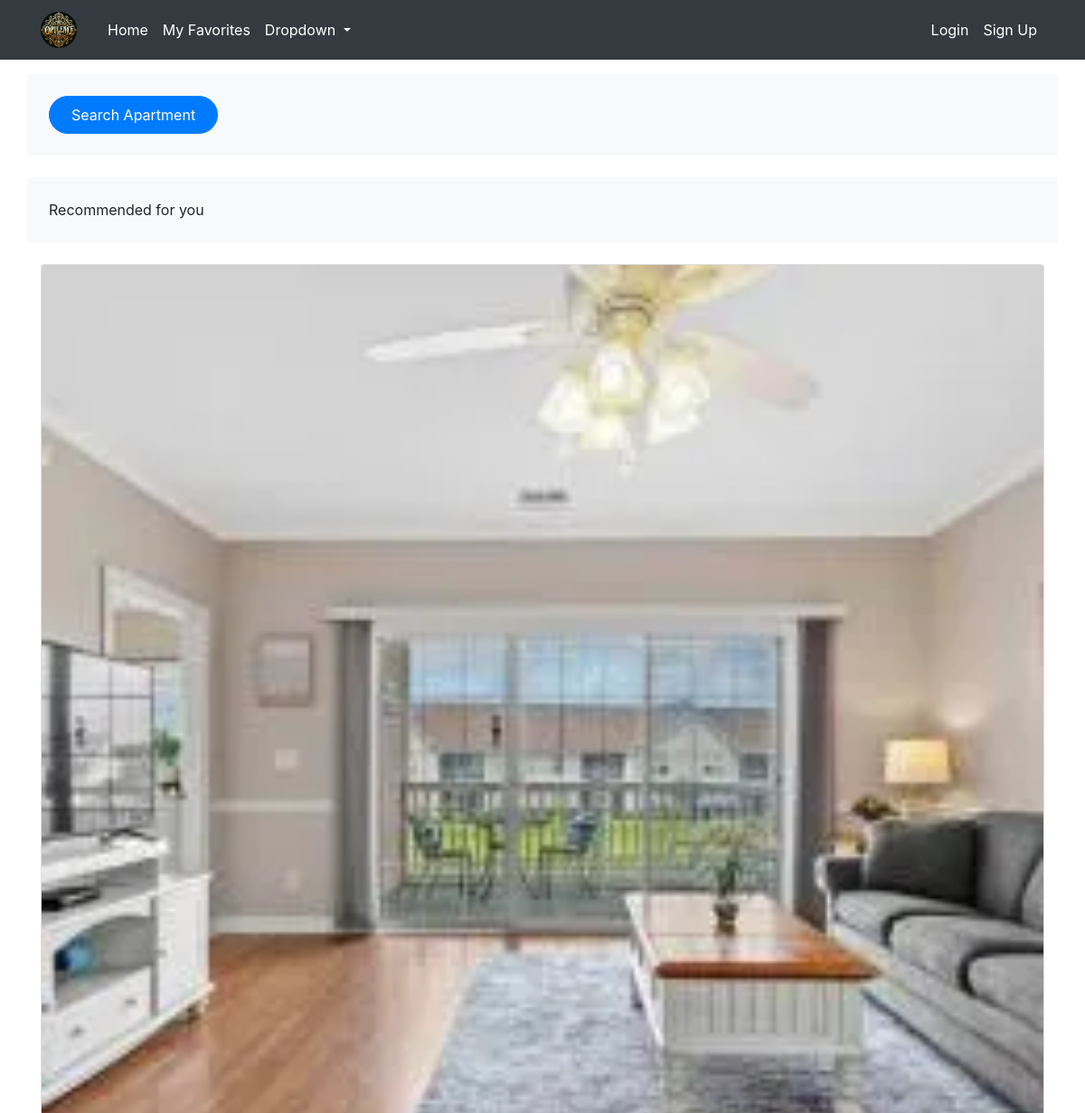
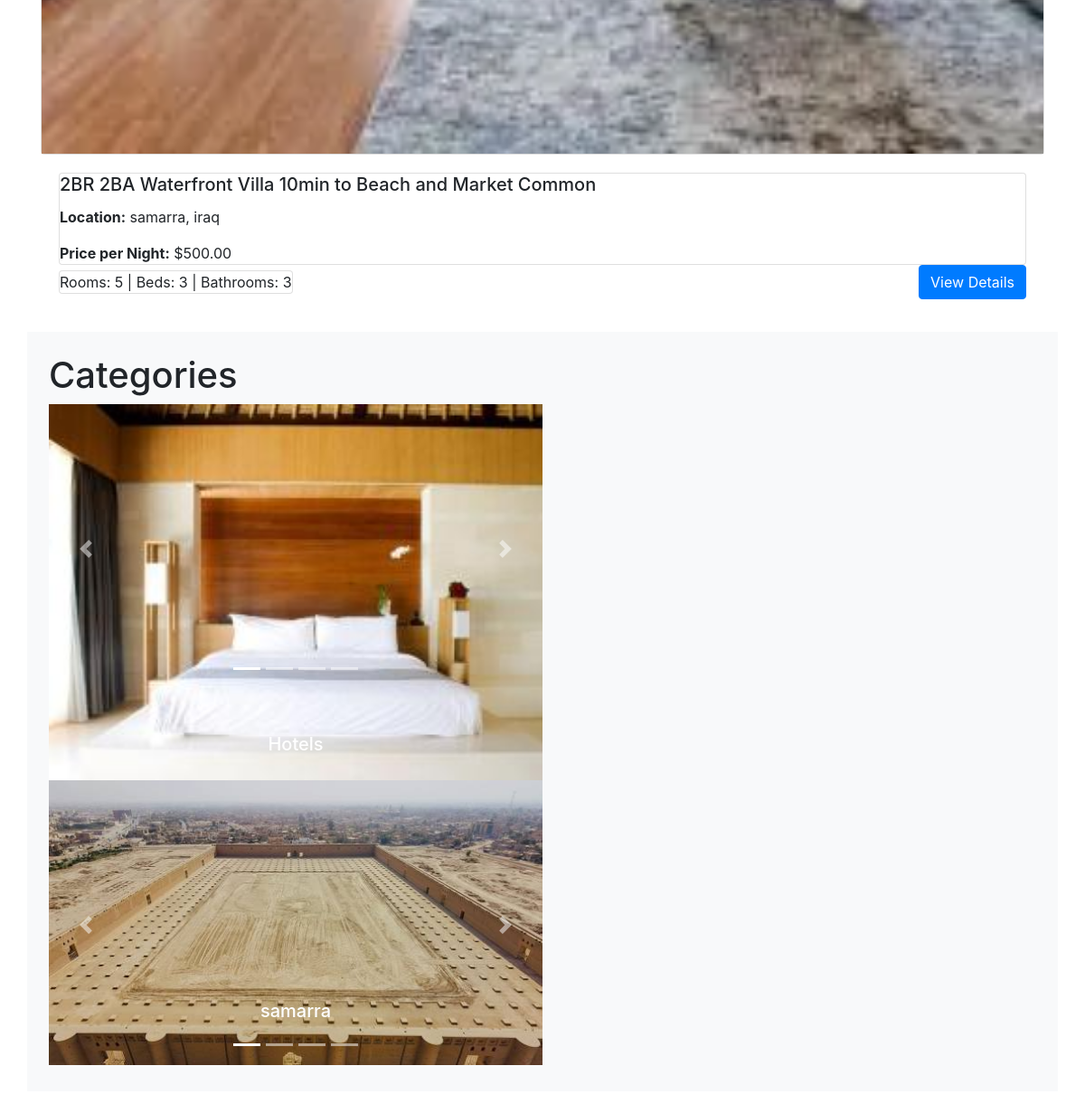
The page / on the database its author committed (2 pictures, top to bottom).
### apartments/models.py (models this page shows, shortened)
class Apartment(models.Model):
    category = models.ForeignKey(Category, on_delete=models.CASCADE)
    country=models.ForeignKey(Country,on_delete=models.SET_NULL,null=True,blank=True)
    city = models.ForeignKey(City, on_delete=models.CASCADE)
    apt_name = models.CharField(max_length=255)
    description = models.TextField()
    cover_image=models.ImageField(upload_to='covers/',null=True)
    district = models.CharField(max_length=30)
    is_active = models.BooleanField(default=True)
    is_booked = models.BooleanField(default=False)
    rooms = models.IntegerField()
    beds = models.IntegerField()
    bath_rooms = models.IntegerField()
    wifi = models.BooleanField(default=False)
    tv = models.BooleanField(default=False)
    price_per_night = models.DecimalField(max_digits=10, decimal_places=2)
    user = models.ForeignKey(settings.AUTH_USER_MODEL, null=True, blank=True, on_delete=models.CASCADE)
    created_at = models.DateTimeField(auto_now_add=True,null=True)
    updated_at = models.DateTimeField(auto_now=True,null=True)

class City(models.Model):
    city_name = models.CharField(max_length=100)
    city_image=models.ImageField(upload_to="cities/",null=True,blank=True)
    postal_code = models.IntegerField()
    country = models.ForeignKey(Country, on_delete=models.CASCADE)
    def __str__(self):
        return self.city_name

class Country(models.Model):
    country_name = models.CharField(max_length=100)
    country_image=models.ImageField(upload_to='countries/', blank=True, null=True)
    def __str__(self):
        return self.country_name

class Category(models.Model):
    category_name = models.CharField(max_length=100, unique=True)
    category_image=models.ImageField(upload_to='categories/',null=True,blank=True)

### apartments/views.py (the view)
# urls.py: path('',views.Index.as_view(),name='index'),
class Index(ListView):
    model = Apartment
    template_name = 'index.html'
    context_object_name = 'apartments'
    def get_context_data(self, **kwargs):
        context = super().get_context_data(**kwargs)
        context["categories"] = Category.objects.all()
        context['cities'] = City.objects.all()
        return context

### templates/index.html (shortened to what this page needs)
{% extends "base.html" %}
{% block content %}
<div class="container bg-light p-4 mt-3 mb-4">
    {% include 'partials/search_bar.html' with cities=cities countries=countries %}
    </div>
{% include "apartment/apartment_list.html" %}
<div class="container bg-light p-4 mt-3 mb-4">
    {% include 'partials/categories.html'%}
    </div>
{% endblock content %}

### templates/apartment/apartment_list.html
<div class="container bg-light p-4 mt-3 mb-4">
    Recommended for you
</div>
<div class="container">
    <div class="row row-cols-1 row-cols-md-2 row-cols-lg-3 g-4">
        {% for apartment in apartments %}
        <div class="col">
            <a href="{% url 'detail' apartment.id %}" class="card text-decoration-none">
                <img  src="{% if apartment.cover_image %}{{ apartment.cover_image.url }}{% else %}placeholder.jpg{% endif %}" class="card-img-top" alt="Apartment Image">
                <div class="card-body">
                    <h5 class="card-title">{{ apartment.apt_name }}</h5>
                    <p class="card-text"><strong>Location:</strong> {{ apartment.city }}, {{ apartment.country }}</p>
                    <p class="card-text"><strong>Price per Night:</strong> ${{ apartment.price_per_night }}</p>
                    <div class="d-flex justify-content-between align-items-center">
                        <p class="card-text">Rooms: {{ apartment.rooms }} | Beds: {{ apartment.beds }} | Bathrooms: {{ apartment.bath_rooms }}</p>
                        <a href="{% url 'detail' apartment.id %}" class="btn btn-primary">View Details</a>
                    </div>
                </div>
            </a>
        </div>
        {% endfor %}
    </div>
</div>

### templates/partials/categories.html (shortened to what this page needs)
{% load static %}
<link rel="stylesheet" href="https://stackpath.bootstrapcdn.com/bootstrap/4.0.0/css/bootstrap.min.css">
<link rel="stylesheet" href="https://stackpath.bootstrapcdn.com/bootstrap/4.0.0/css/bootstrap.min.css">
<h1>Categories</h1>
<div id="carouselExampleIndicators" class="carousel slide" data-ride="carousel">
    <ol class="carousel-indicators">
        {% for category in categories %}
        <li data-target="#carouselExampleIndicators" data-slide-to="{{ forloop.counter0 }}" {% if forloop.first %}class="active"{% endif %}></li>
        {% endfor %}
    </ol>
    <div class="carousel-inner">
        {% for category in categories %}
        <div class="carousel-item {% if forloop.first %}active{% endif %}">
            <a href="{% url 'search_apartments'  %}?category={{category.id}}">
                <img class="d-block w-100" src="{{ category.category_image.url }}" alt="{{ category.category_name }}">
            </a>
            <div class="carousel-caption d-none d-md-block">
                <h5>{{ category.category_name }}</h5>
            </div>
        </div>
        {% endfor %}
    </div>
    <a class="carousel-control-prev" href="#carouselExampleIndicators" role="button" data-slide="prev">
        <span class="carousel-control-prev-icon" aria-hidden="true"></span>
    </a>
    <a class="carousel-control-next" href="#carouselExampleIndicators" role="button" data-slide="next">
        <span class="carousel-control-next-icon" aria-hidden="true"></span>
    </a>
</div>
<h1>Cities</h1>
<p>City: {{ city }}</p>
<div id="carouselExampleIndicatorsCities" class="carousel slide" data-ride="carousel">
    <ol class="carousel-indicators">
        {% for city in cities %}
        <li data-target="#carouselExampleIndicatorsCities" data-slide-to="{{ forloop.counter0 }}" {% if forloop.first %}class="active"{% endif %}></li>
        {% endfor %}
    </ol>
    <div class="carousel-inner">
        {% for city in cities %}
        <div class="carousel-item {% if forloop.first %}active{% endif %}">
            <a href="{% url 'search_apartments'  %}?city_select={{city.city_name}}">
                <img class="d-block w-100" src="{% if city.city_image %}{{ city.city_image.url }}{% endif %}" alt="{{ city.city_name }}">
            </a>
            <div class="carousel-caption d-none d-md-block">
                <h5>{{ city.city_name }}</h5>
            </div>
        </div>
        {% endfor %}
    </div>
    <a class="carousel-control-prev" href="#carouselExampleIndicatorsCities" role="button" data-slide="prev">
        <span class="carousel-control-prev-icon" aria-hidden="true"></span>
    </a>
    <a class="carousel-control-next" href="#carouselExampleIndicatorsCities" role="button" data-slide="next">
        <span class="carousel-control-next-icon" aria-hidden="true"></span>
    </a>
</div>

### BookingSystem/static/css/style.css (style rules this page uses)
body { background-color: black; color: white; }

### templates/partials/categories.html (style rules this page uses)
.carousel { height: 40vh; width:50%; }
img { height: 100%; width: 33.33%; }

### rows shown on the page
Apartment: cover_image (picture), apt_name "2BR 2BA Waterfront Villa 10min to Beach and Market Common", city "samarra", country "iraq", price_per_night "500.00", rooms "5", beds "3", bath_rooms "3"
Category: category_image (picture), category_name "Hotels"
City: city_image (picture), city_name "samarra"
